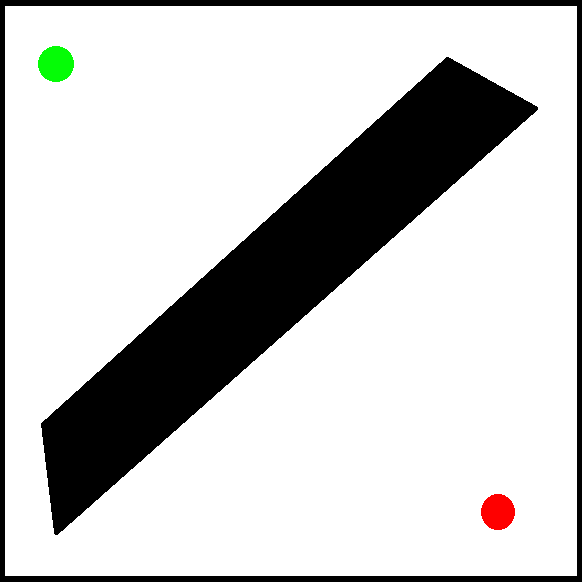
#> input picture prueba.bmp, 582 x 582 px
$ python -i imgPixel.py   (imports and definitions only)
#> lines starting #> are read from the running program, lines starting #| are printed output that depends on the picture
from PIL import Image, ImageDraw
from numpy import asarray
import matplotlib.pyplot as plt
from numpy import array


# Regresa un array reducido de pixeles de la imagen
# Recibe como parametro la ruta de la imagen

def imgPixel(img):
#> called with img = 'prueba.bmp'
    myimg = Image.open(img)
#> myimg is the input picture: PIL image 582x582 RGB; mean R, G, B 201, 201, 200.3
    myimg = myimg.resize((250, 250))
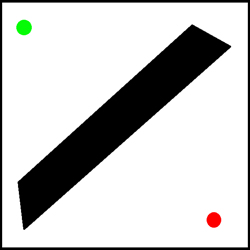
#> myimg: PIL image 250x250 RGB; mean R, G, B 200.9, 201, 200.2

    pequeImg = myimg.resize((70, 70), Image.BILINEAR)
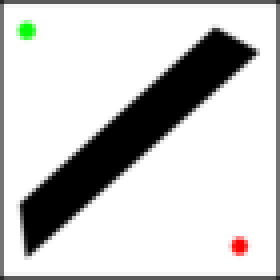
#> pequeImg: PIL image 70x70 RGB (shown 4 times larger); mean R, G, B 201.6, 201.7, 200.9
    iSize = (80, 80)
    pixelart = pequeImg.resize(iSize, Image.NEAREST)
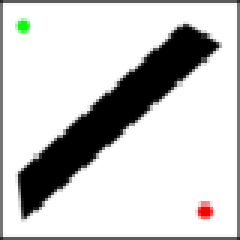
#> pixelart: PIL image 80x80 RGB (shown 3 times larger); mean R, G, B 203, 202.8, 202.3
    resultado = "pixelart.png"
    pixelart.save(resultado)
    im_1 = Image.open(resultado)
    ar = array(im_1)
    x = ar.tolist()
#> x = 80 items
    matrix = []
    salida = []
    entrada = 0
    for i in range(0, len(x), 2):
        temp = []
        for j in range(0, len(x), 2):
            if x[i][j][0] == x[i][j][1] and x[i][j][0] >= 255 or x[i][j][0] >= 250 and x[i][j][1] >= 10 or x[i][j][1] >= 250 and x[i][j][0] >= 10:
                temp.append(0)
            elif x[i][j][1] >= 250 and x[i][j][0] <= 10:
                temp.append(2)
                salida.append((int(i/2), int(j/2)))
            elif x[i][j][0] >= 250 and x[i][j][1] <= 10:
                temp.append(3)
                entrada = (int(i/2), int(j/2))
            else:
                temp.append(1)

        matrix.append(temp)
#> this loop made 40 passes
#> i on passes 3 to 14: 4, 6, 8, 10, 12, 14, 16, 18, 20, 22, 24, 26
#> after the loop, matrix = 40 items; salida = [(4, 3), (4, 4)]

    return matrix, entrada, salida


def matrixImage(matrix, name):

    matriz = array(matrix)

    newImg = Image.new(
        'RGB', ((matriz.shape[0]), (matriz.shape[0])), (0, 0, 0, 0))

    for i in range(len(matriz)):
        for j in range(len(matriz)):
            if matriz[i][j] == 0:
                newImg.putpixel((i, j), (255, 255, 255))
            elif matriz[i][j] == 1:
                newImg.putpixel((i, j), (0, 0, 0))
            elif matriz[i][j] == 2:
                newImg.putpixel((i, j), (0, 255, 0))
            elif matriz[i][j] == 3:
                newImg.putpixel((i, j), (255, 0, 0))
            elif matriz[i][j] == 4:
                newImg.putpixel((i, j), (255, 0, 255))

    newImg.save(name)

>>> result = imgPixel('prueba.bmp')
